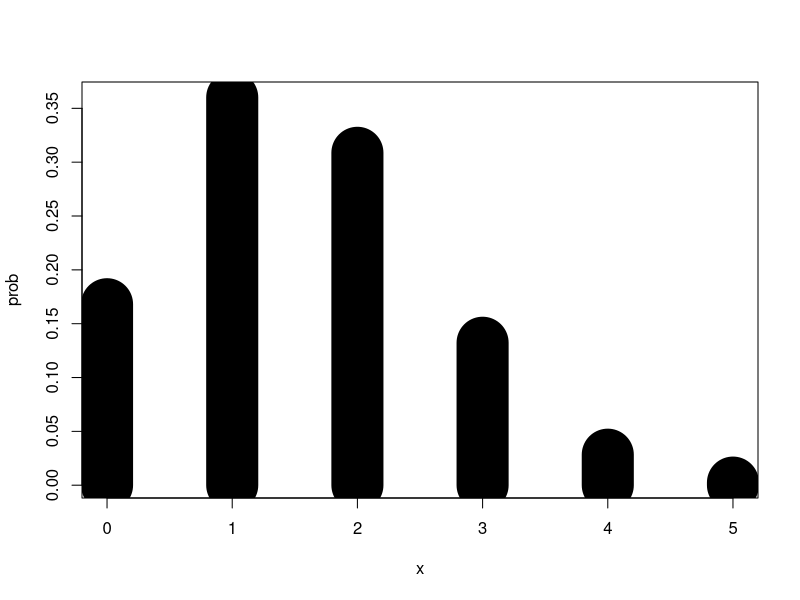
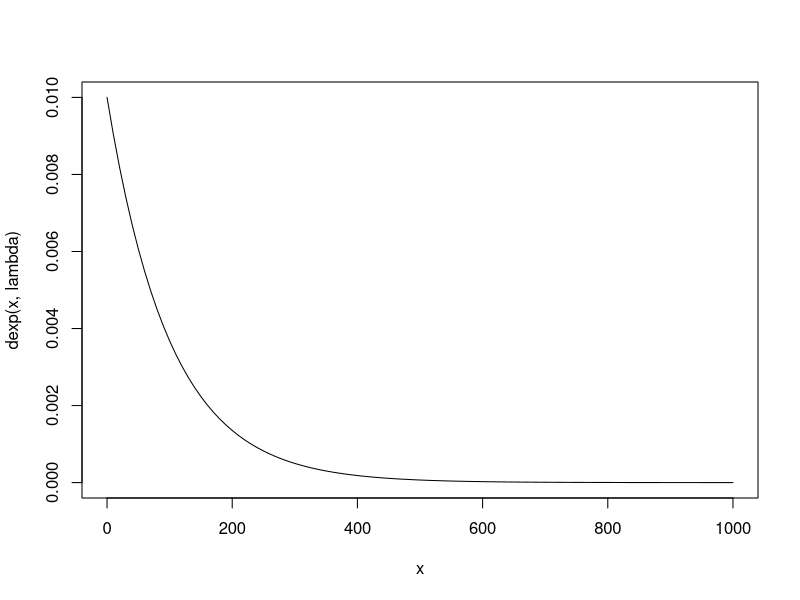
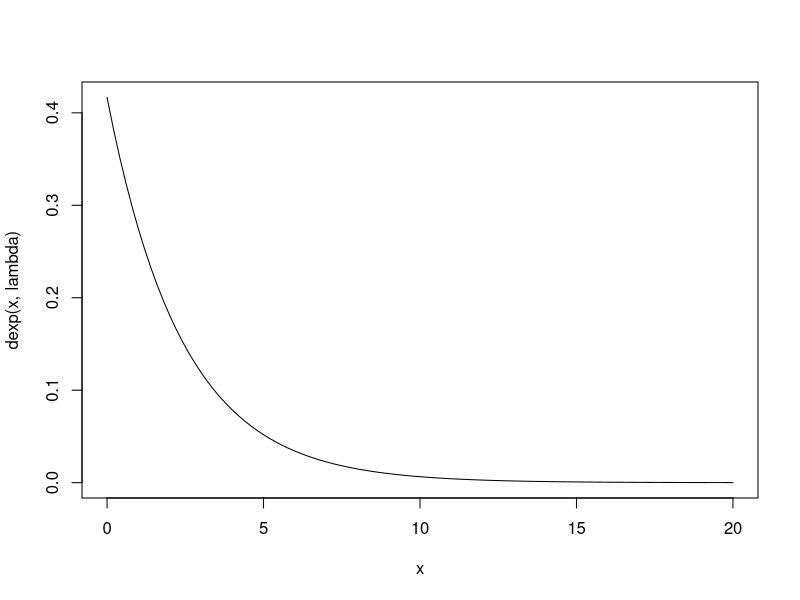
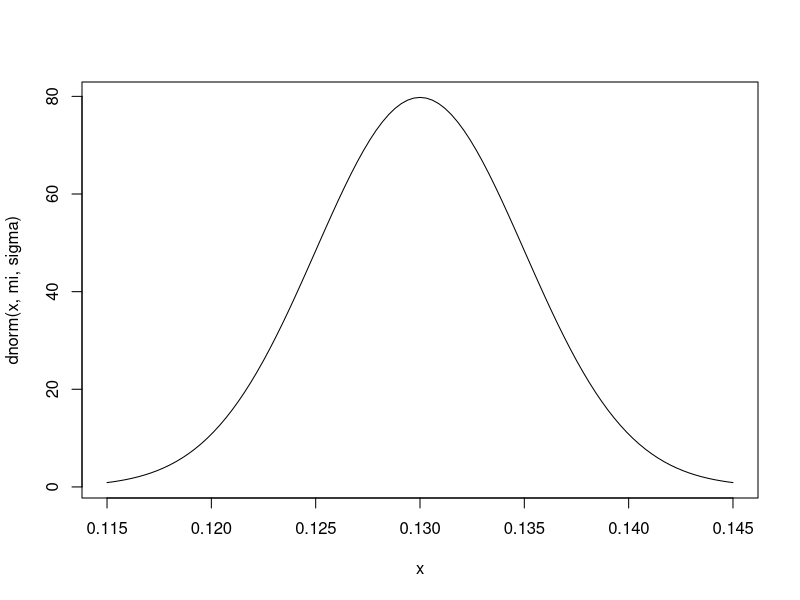
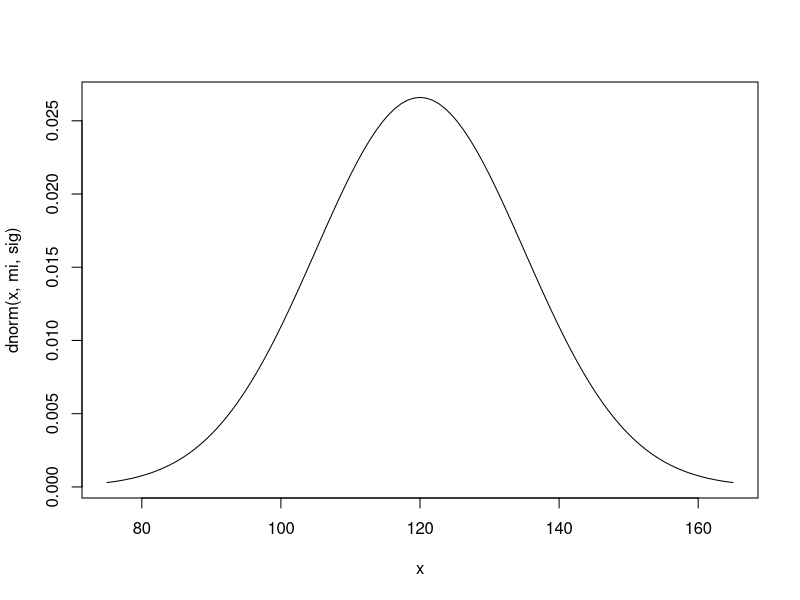

Source code (R) for these figures, in order:
#ZAD1 rozklad dwumianowy, Bin(n,p)
n = 5
x = 0:5
p = 0.3
prob = dbinom(x,n,p)
rbind(x,prob)
plot(x,prob,type="h", lwd = 50) #lwd to grubosc
dbinom(2,n,p) #gestosc -> wartosc dla podanego n
pbinom(2,n,p) #dystrybuanta -> p(x = 0) + p(x=1) + p(x=2)
a = dbinom(3,n,p) #prawdopodobienstwo ze X = 3 -> P(X=3)
b = 1 - pbinom(2,n,p) # P(X>=3) = P(X>2)
c = pbinom(2,n,p) # P(X<3) = P(X<=2)

#ZAD2 rozklad dwumianowy, Bin(n,p)

n = 8
x = 0:8
p = 0.9
prob = dbinom(x,n,p)
rbind(x,prob)
a = dbinom(8,n,p)
b = dbinom(7,n,p)
c = 1 - pbinom(5,n,p)
d = sum(prob*x) #oczekiwana wartosc, jakiej mozemy sie spodziewac liczby zarowek lub n*p, przecietnie mozemy spodziewac sie ze 7 zarowek przekroczy zywotnosc 500h
variance = sum(x^2*prob)-d^2
f = sqrt(variance) #odchylenie standardowe to sqrt(n*p*(1-p)) 
f2 = sqrt(n*p*(1-p)) #mozemy spodziewac sie ze przecietne odchylenie od sredniej wynosi jedna zarowka

#ZAD3 rozklad wykladniczy, typu ciaglego exp(lambda)
lambda = 0.01
curve(dexp(x,lambda), 0, 1000)
a = 1 - pexp(200,lambda) #P(X>=200) = P(X>200)
b = pexp(100, lambda) #P(X<100) = P(X<=100)
c = pexp(500, lambda) 

#ZAD4 rozklad wykladniczy exp(lambda)
lambda = 1/2.4
curve(dexp(x,lambda), 0, 20)
a = 1 - pexp(3, lambda) #P(X>=3) = P(X>3)
b = pexp(3,lambda) - pexp(2,lambda)#P(a < X <= b) = F(b) - F(a)
f2 = function(x){x*lambda*exp(-lambda*x)}
integrate(f2,0,Inf)

#ZAD5 rozklad normalny, tez jest ciagly
mi = 0.13
sigma = 0.005
curve(dnorm(x,mi,sigma),mi-3*sigma,mi+3*sigma) #99,7% obserwacji na tym przedziale
pnorm(0.14,mi,sigma) - pnorm(0.12,mi,sigma)
#ZAD 6 I 7 DO DOMU BO CZEMU I NIE
mi = 120
sig = 15
curve(dnorm(x,mi,sig),mi-3*sig,mi+3*sig)
pnorm(135,mi,sig) - pnorm(111,mi,sig) #P(a < X <= b) = F(b) - F(a)
#ZAD7
mi = 46.8
sigma = 1.75
pnorm(50,mi,sigma) #P(X<=50)
1 - pnorm(48,mi,sigma) #P(X>=48)
#ZAD8 rozklad dwumianowy, gdy ponad 30 to duza próba s
p = 0.25
x = 0:100
n = 100 
pbinom(15,n,p) 
#przyblizenie rozkladem normalnym N(n*p, sqrt(n*p*q))
pnorm(15,n*p, sqrt(n*p*(1-p)))


#ZAD9 #Xsr ~ N(mi, sig/sqrt(n))
mi = 200
sigma = 10
n = 25
#P(199<xavr<202)
pnorm(202,mi,sigma/sqrt(25)) - pnorm(199,mi,sigma/sqrt(25))
#T = X1 + X2 +X3 +.... = N(n*mi, sqrt(n)* sigma)
pnorm(5100, n*mi, sqrt(n)*sigma)

#ZAD10
mi = 202
sigma = 14
n = 64
pnorm(206,mi,sigma/sqrt(n)) - pnorm(198,mi,sigma/sqrt(n))
#P(198<avR<206)

#ZAD11
mi = 0.5
sigma = 0.2
n = 100
1 - pnorm(47,mi*n,sigma*sqrt(n))
#suma zmiennych losowych